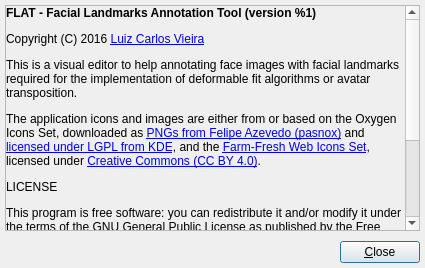
<?xml version="1.0" encoding="UTF-8"?>
<ui version="4.0">
 <class>AboutWindow</class>
 <widget class="QDialog" name="AboutWindow">
  <property name="windowModality">
   <enum>Qt::ApplicationModal</enum>
  </property>
  <property name="geometry">
   <rect>
    <x>0</x>
    <y>0</y>
    <width>425</width>
    <height>268</height>
   </rect>
  </property>
  <property name="windowTitle">
   <string>About...</string>
  </property>
  <property name="locale">
   <locale language="English" country="UnitedKingdom"/>
  </property>
  <property name="modal">
   <bool>true</bool>
  </property>
  <layout class="QGridLayout" name="gridLayout_2">
   <property name="leftMargin">
    <number>5</number>
   </property>
   <property name="topMargin">
    <number>5</number>
   </property>
   <property name="rightMargin">
    <number>5</number>
   </property>
   <property name="bottomMargin">
    <number>5</number>
   </property>
   <property name="spacing">
    <number>5</number>
   </property>
   <item row="0" column="0">
    <layout class="QVBoxLayout" name="vLayout">
     <property name="spacing">
      <number>10</number>
     </property>
     <item>
      <widget class="QScrollArea" name="scrollArea">
       <property name="widgetResizable">
        <bool>true</bool>
       </property>
       <widget class="QWidget" name="scrollAreaWidgetContents">
        <property name="geometry">
         <rect>
          <x>0</x>
          <y>0</y>
          <width>394</width>
          <height>318</height>
         </rect>
        </property>
        <layout class="QGridLayout" name="gridLayout">
         <property name="leftMargin">
          <number>0</number>
         </property>
         <property name="topMargin">
          <number>0</number>
         </property>
         <property name="rightMargin">
          <number>0</number>
         </property>
         <property name="bottomMargin">
          <number>0</number>
         </property>
         <property name="spacing">
          <number>0</number>
         </property>
         <item row="0" column="0">
          <widget class="QLabel" name="label">
           <property name="text">
            <string>&lt;html&gt;&lt;head/&gt;&lt;body&gt;&lt;p&gt;&lt;span style=&quot; font-weight:600;&quot;&gt;FLAT - Facial Landmarks Annotation Tool (version %1)&lt;/span&gt;&lt;/p&gt;&lt;p&gt;Copyright (C) 2016 &lt;a href=&quot;http://www.luiz.vieira.nom.br/&quot;&gt;&lt;span style=&quot; text-decoration: underline; color:#0000ff;&quot;&gt;Luiz Carlos Vieira&lt;/span&gt;&lt;/a&gt;&lt;/p&gt;&lt;p&gt;This is a visual editor to help annotating face images with facial landmarks required for the implementation of deformable fit algorithms or avatar transposition.&lt;/p&gt;&lt;p&gt;The application icons and images are either from or based on the Oxygen Icons Set, downloaded as &lt;a href=&quot;https://github.com/pasnox/oxygen-icons-png&quot;&gt;&lt;span style=&quot; text-decoration: underline; color:#0000ff;&quot;&gt;PNGs from Felipe Azevedo (pasnox)&lt;/span&gt;&lt;/a&gt; and &lt;a href=&quot;https://techbase.kde.org/Projects/Oxygen/Licensing&quot;&gt;&lt;span style=&quot; text-decoration: underline; color:#0000ff;&quot;&gt;licensed under LGPL from KDE&lt;/span&gt;&lt;/a&gt;, and the &lt;a href=&quot;http://www.fatcow.com/free-icons&quot;&gt;&lt;span style=&quot; text-decoration: underline; color:#0000ff;&quot;&gt;Farm-Fresh Web Icons Set&lt;/span&gt;&lt;/a&gt;, licensed under &lt;a href=&quot;http://creativecommons.org/licenses/by/4.0/&quot;&gt;&lt;span style=&quot; text-decoration: underline; color:#0000ff;&quot;&gt;Creative Commons (CC BY 4.0)&lt;/span&gt;&lt;/a&gt;.&lt;/p&gt;&lt;p&gt;LICENSE&lt;/p&gt;&lt;p&gt;This program is free software: you can redistribute it and/or modify it under the terms of the GNU General Public License as published by the Free Software Foundation, either version 3 of the License, or (at your option) any later version.&lt;/p&gt;&lt;p&gt;This program is distributed in the hope that it will be useful, but WITHOUT ANY WARRANTY; without even the implied warranty of MERCHANTABILITY or FITNESS FOR A PARTICULAR PURPOSE. See the GNU General Public License for more details.&lt;/p&gt;&lt;p&gt;You should have received a copy of the GNU General Public License along with this program. If not, see &lt;a href=&quot;http://www.gnu.org/licenses/&quot;&gt;&lt;span style=&quot; text-decoration: underline; color:#0000ff;&quot;&gt;http://www.gnu.org/licenses/&lt;/span&gt;&lt;/a&gt;.&lt;/p&gt;&lt;/body&gt;&lt;/html&gt;</string>
           </property>
           <property name="alignment">
            <set>Qt::AlignLeading|Qt::AlignLeft|Qt::AlignTop</set>
           </property>
           <property name="wordWrap">
            <bool>true</bool>
           </property>
           <property name="openExternalLinks">
            <bool>true</bool>
           </property>
          </widget>
         </item>
        </layout>
       </widget>
      </widget>
     </item>
     <item>
      <layout class="QHBoxLayout" name="hLayout">
       <property name="spacing">
        <number>0</number>
       </property>
       <item>
        <spacer name="horizontalSpacer">
         <property name="orientation">
          <enum>Qt::Horizontal</enum>
         </property>
         <property name="sizeHint" stdset="0">
          <size>
           <width>40</width>
           <height>20</height>
          </size>
         </property>
        </spacer>
       </item>
       <item>
        <widget class="QPushButton" name="closeButton">
         <property name="maximumSize">
          <size>
           <width>80</width>
           <height>16777215</height>
          </size>
         </property>
         <property name="text">
          <string>&amp;Close</string>
         </property>
         <property name="default">
          <bool>true</bool>
         </property>
        </widget>
       </item>
      </layout>
     </item>
    </layout>
   </item>
  </layout>
 </widget>
 <resources/>
 <connections>
  <connection>
   <sender>closeButton</sender>
   <signal>clicked()</signal>
   <receiver>AboutWindow</receiver>
   <slot>accept()</slot>
   <hints>
    <hint type="sourcelabel">
     <x>380</x>
     <y>249</y>
    </hint>
    <hint type="destinationlabel">
     <x>212</x>
     <y>133</y>
    </hint>
   </hints>
  </connection>
 </connections>
</ui>
